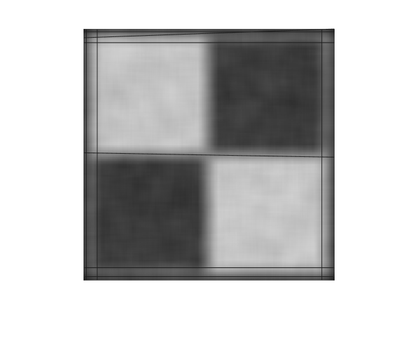
%> input picture ProblemSets/ps1/output/ps1-2-d-1.png (made grey), 420 x 344 px, shrunk from 669 x 548 before the run, given in place of ps1-input0.png, which was not available
$ octave ps1.m   (GNU Octave 9; MATLAB toolbox functions it lacks are replaced by stand-ins)
%> lines starting %> are read from the running program, lines starting %| are printed output that depends on the picture; in (x1, y1, x2, y2) boxes, pixels count from 0 and x2, y2 are one past the last pixel; in counts of white or black regions, pixels touching at a corner belong together; the program's own positions count from 1; pictures that were not available may be replaced by others from this repository, and a replacement may not be noted
### ProblemSets/ps1/hough_lines_acc.m
function [H, theta, rho] = hough_lines_acc(BW, varargin)
    % Compute Hough accumulator array for finding lines.
    %
    % BW: Binary (black and white) image containing edge pixels
    % RhoResolution (optional): Difference between successive rho values, in pixels
    % Theta (optional): Vector of theta values to use, in degrees
    %
    % Please see the Matlab documentation for hough():
    % http://www.mathworks.com/help/images/ref/hough.html
    % Your code should imitate the Matlab implementation.
    %
    % Pay close attention to the coordinate system specified in the assignment.
    % Note: Rows of H should correspond to values of rho, columns those of theta.

    %% Parse input arguments
    p = inputParser();
    addParameter(p, 'RhoResolution', 1);
    addParameter(p, 'Theta', linspace(-90, 89, 180));
    parse(p, varargin{:});

    rhoStep = p.Results.RhoResolution;
    thetaRange = p.Results.Theta;

    %% TODO: Your code here

    [y, x] = find(BW~=0);
    theta = thetaRange(1) - 1;
    darray = zeros(size(y,1), thetaRange(size(thetaRange,2))-thetaRange(1));
    for edgeIndex = 1:size(y)
        for angle = thetaRange(1):thetaRange(size(thetaRange,2))
            d = x(edgeIndex)*cosd(angle) - y(edgeIndex)*sind(angle);
            darray(edgeIndex, angle - theta) = d;
            %d = uint8(d);
            %H(d, angle) = H(d, angle) + 1;
        end
    end

    % avoid negatives and round to have it as integer
    rho = min(darray(:)) - 1;
    darray = (darray - rho);
    darray = uint16(darray);

    % put into bins
    maximum = max(darray(:));
    bins = 1:rhoStep:maximum+rhoStep;
    darray = discretize(darray,bins);
    H = zeros(max(darray(:)), size(darray,2));
    index = 1;
    for edgeindex = 1:size(darray,1)
        for angle = 1:size(darray,2)

            d = darray(edgeindex,angle);

            H(d, angle) = H(d, angle) + 1;
            index = index + 1;
        end
    end
 %   imshow(H, [0,max(H(:))]);
end

### ProblemSets/ps1/hough_peaks.m
function peaks = hough_peaks(H, varargin)
    % Find peaks in a Hough accumulator array.
    %
    % Threshold (optional): Threshold at which values of H are considered to be peaks
    % NHoodSize (optional): Size of the suppression neighborhood, [M N]
    %
    % Please see the Matlab documentation for houghpeaks():
    % http://www.mathworks.com/help/images/ref/houghpeaks.html
    % Your code should imitate the matlab implementation.

    %% Parse input arguments
    p = inputParser;
    addOptional(p, 'numpeaks', 1, @isnumeric);
    addParameter(p, 'Threshold', 0.5 * max(H(:)));
    addParameter(p, 'NHoodSize', floor(size(H) / 100.0) * 2 + 1);  % odd values >= size(H)/50
    parse(p, varargin{:});

    numpeaks = p.Results.numpeaks;
    threshold = p.Results.Threshold;
    nHoodSize = p.Results.NHoodSize;

    % TODO: Your code here
    peaks = [];
    numPeaksFound = 1;
    filterArray = zeros(nHoodSize(1), nHoodSize(2));


    for i = 1:size(H,1)
        for j = 1:size(H,2)
            if H(i,j) > threshold && numPeaksFound < numpeaks
                peaks(numPeaksFound, 1) = i;
                peaks(numPeaksFound, 2) = j;
                numPeaksFound = numPeaksFound + 1;

                filterArray((nHoodSize(1)+1)/2,(nHoodSize(2)+1)/2) = H(i,j);
                up = i-(nHoodSize(1)-1)/2;
                diffup = 0;
                if up < 1
                    diffup = 1 - up;
                    up = 1;
                end
                down = i+(nHoodSize(1)-1)/2;
                diffdown = 0;
                if down > size(H,1)
                    diffdown = down - size(H,1);
                    down = size(H,1);
                end
                left = j-(nHoodSize(2)-1)/2;
                diffleft = 0;
                if left < 1
                    diffleft = 1 - left;
                    left = 1;
                end
                right = j+(nHoodSize(2)-1)/2;
                diffright = 0;
                if right > size(H,2)
                    diffright = right - size(H,2);
                    right = size(H,2);
                end

                H(up:down,left:right) = filterArray(1+diffup:size(filterArray,1)-diffdown, 1+diffleft:size(filterArray,2)-diffright);
            end
        end
    end
end

### ProblemSets/ps1/hough_lines_draw.m
function hough_lines_draw(img, outfile, peaks, rho, theta)
    % Draw lines found in an image using Hough transform.
    %
    % img: Image on top of which to draw lines
    % outfile: Output image filename to save plot as
    % peaks: Qx2 matrix containing row, column indices of the Q peaks found in accumulator
    % rho: Vector of rho values, in pixels
    % theta: Vector of theta values, in degrees

    % TODO: Your code here
    clf;
    f = figure();
    imshow(img)
    hold on;
    x0 = 1;
    xend = size(img,2);

    for peakNumber = 1:size(peaks,1)
        y0 = (x0*cosd(peaks(peakNumber,2)+theta) - (peaks(peakNumber,1)+rho))/sind(peaks(peakNumber,2)+theta);
        yend = (xend*cosd(peaks(peakNumber,2)+theta) - (peaks(peakNumber,1)+rho))/sind(peaks(peakNumber,2)+theta);

        if y0 == -Inf
            line([peaks(peakNumber,1)+rho peaks(peakNumber,1)+rho], [1 size(img,2)], 'Color', 'blue');
        else
            %// Draw the line
            line([x0 xend], [y0 yend], 'Color', 'blue');
        end
    end
    saveas(f, fullfile('output', outfile));
    close(f);
end

### ProblemSets/ps1/ps1.m
% ps1

%% 1-a
img = imread(fullfile('input', 'ps1-input0.png'));  % already grayscale
%> img is the input picture: size 344x420 uint8; min 3, max 255, mean 196.4


%% TODO: Compute edge image img_edges
img_edges = edge(img, 'Canny');
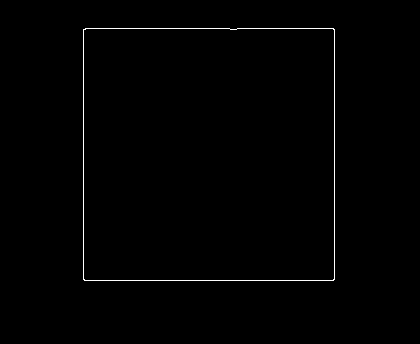
%> img_edges: size 344x420 logical; 0.7% white in thin lines or dots, all inside (x1, y1, x2, y2) = (83, 28, 335, 281)
imwrite(img_edges, fullfile('output', 'ps1-1-a-1.png'));  % save as output/ps1-1-a-1.png

%% 2-a
rhostep = 1;
[H, theta, rho] = hough_lines_acc(img_edges, 'RhoResolution', rhostep);  % defined in hough_lines_acc.m
%> in hough_lines_acc, `[y, x] = find(BW~=0);`: y = 1006 values from 29 to 281; x = 1006 values from 84 to 335
%> in hough_lines_acc, `darray = zeros(size(y,1), thetaRange(size(thetaRange,2))-thetaRange(1));`: darray: size 1006x179 double; every value is 0
%> after the loop in hough_lines_acc, `for edgeIndex = 1:size(y)`:
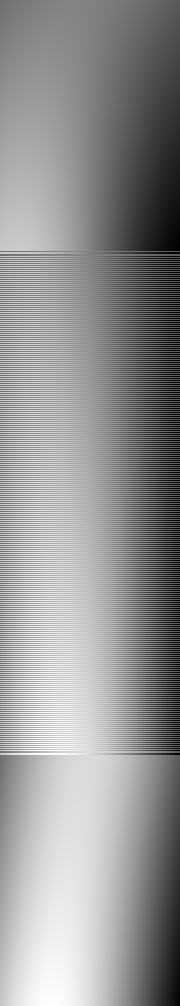
%> darray: size 1006x180 double; min -279.5, max 436.6, mean 134.2; drawn with min black and max white
%> in hough_lines_acc, `rho = min(darray(:)) - 1;`: rho = -280.5
%> in hough_lines_acc, `maximum = max(darray(:));`: maximum = 717
%> in hough_lines_acc, `bins = 1:rhoStep:maximum+rhoStep;`: bins = 718 values from 1 to 718
%> in hough_lines_acc, `H = zeros(max(darray(:)), size(darray,2));`: H: size 717x180 double; every value is 0
%> after the loop in hough_lines_acc, `for edgeindex = 1:size(darray,1)`:
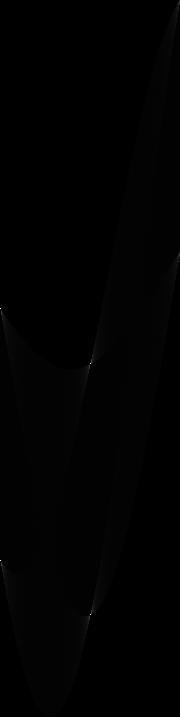
%> H: size 717x180 double; min 0, max 251, mean 1.4
%> after the loop in hough_lines_acc, `for edgeindex = 1:size(darray,1)`: index = 181081
%> theta = -91; rho = -280.5
%% TODO: Plot/show accumulator array H, save as output/ps1-2-a-1.png

imwrite(uint8(H), fullfile('output', 'ps1-2-a-1.png'));  % save as output/ps1-1-a-1.png

%% 2-b
peaks = hough_peaks(H, 10);  % defined in hough_peaks.m
%> after the loop in hough_peaks, `for i = 1:size(H,1)`: H: size 717x180 double; 0.07% of pixels changed, all inside (x1, y1, x2, y2) = (0, 309, 92, 620)
%> after the loop in hough_peaks, `for i = 1:size(H,1)`: diffdown = 0; down = 622; filterArray = 15 rows, first 12: [0 0 0; 0 0 0; 0 0 0; 0 0 0; 0 0 0; 0 0 0; 0 0 0; 0 251 0; 0 0 0; 0 0 0; 0 0 0; 0 0 0]; left = 90; numPeaksFound = 5; peaks = [309 1; 364 91; 561 1; 615 91]; right = 92; up = 608
%> peaks = [309 1; 364 91; 561 1; 615 91]
%% TODO: Highlight peak locations on accumulator array, save as output/ps1-2-b-1.png
f = figure();
imshow(H, [0 max(H(:))]);
hold on;
for peakNumber = 1:size(peaks,1)
    %line([peaks(peakNumber,2) peaks(peakNumber,2)], [peaks(peakNumber,1) peaks(peakNumber,1)], 'Color', 'blue');
    plot(peaks(peakNumber,2),peaks(peakNumber,1),'r*');
end
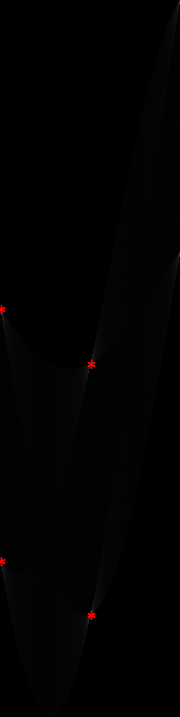
%> figure redrawn from the program's plot data
saveas(f, fullfile('output', 'ps1-2-b-1.png'));
close(f);
%imwrite(uint8(HMarkers), fullfile('output', 'ps1-2-b-1.png'));  % save as output/ps1-1-a-1.png

%% TODO: Rest of your code here
%% 2-c
peaks(:,1) = peaks(:,1)*rhostep; %rhoresolution shrinks values so undo that
hough_lines_draw(img, 'ps1-2-c-1.png', peaks, rho, theta);
%> the loop in hough_lines_draw, `for peakNumber = 1:size(peaks,1)` made 4 passes
%> (y0, yend) on passes 1 to 4: (28.53, 28.53), (-Inf, Inf), (280.5, 280.5), (-Inf, Inf)
%> after the loop in hough_lines_draw, `for peakNumber = 1:size(peaks,1)`:
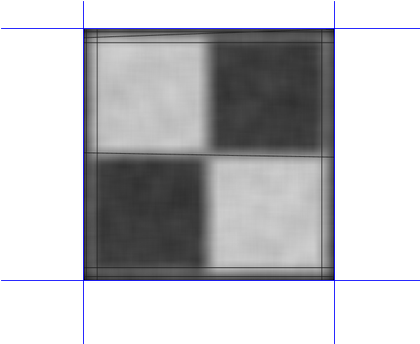
%> figure redrawn from the program's plot data

%% 3-a
noisy_img = imread(fullfile('input', 'ps1-input0-noise.png'));
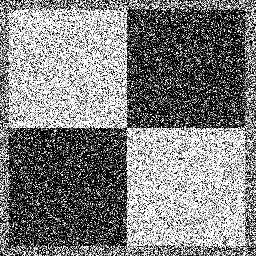
%> input picture ProblemSets/ps1/input/ps1-input0-noise.png, 256 x 256 px
%> noisy_img is the input picture: size 256x256 uint8; min 0, max 255, mean 127.6
filter_size = 21;
filter_sigma = 5;
filter = fspecial('gaussian', filter_size, filter_sigma);

smoothed = imfilter(noisy_img, filter);
imwrite(smoothed,fullfile('output', 'ps1-3-a-1.png'));

%% 3-b
img_noisyedges = edge(noisy_img, 'Canny');
%> img_noisyedges: size 256x256 logical; 27.7% white in thin lines or dots
img_smoothededges = edge(smoothed, 'Canny');
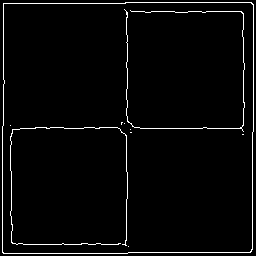
%> img_smoothededges: size 256x256 logical; 3% white in thin lines or dots

imwrite(img_noisyedges,fullfile('output', 'ps1-3-b-1.png'));
imwrite(img_smoothededges,fullfile('output', 'ps1-3-b-2.png'));

%% 3-c
rhostep = 1;
[H, theta, rho] = hough_lines_acc(img_smoothededges, 'RhoResolution', rhostep);  % defined in hough_lines_acc.m
%> in hough_lines_acc (call 2), `darray = zeros(size(y,1), thetaRange(size(thetaRange,2))-thetaRange(1));`: darray: size 1947x179 double; every value is 0
%> (the run ends here)
